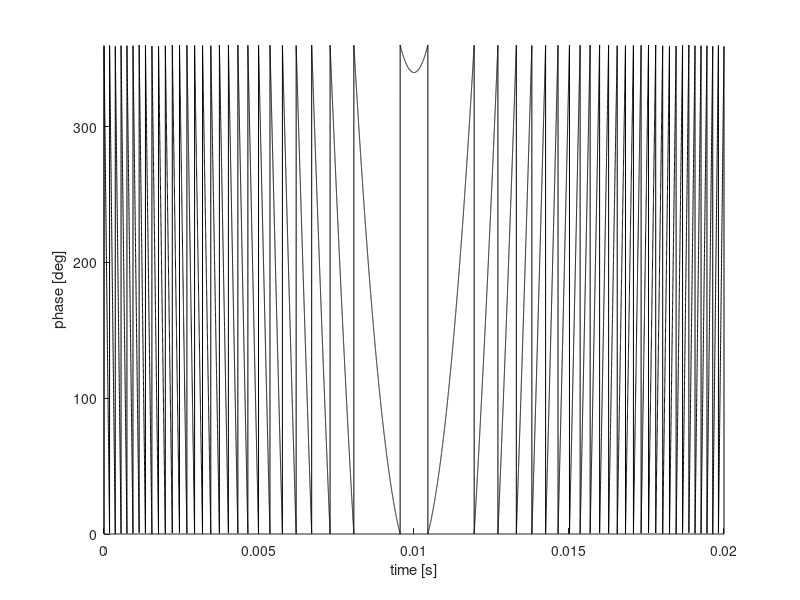
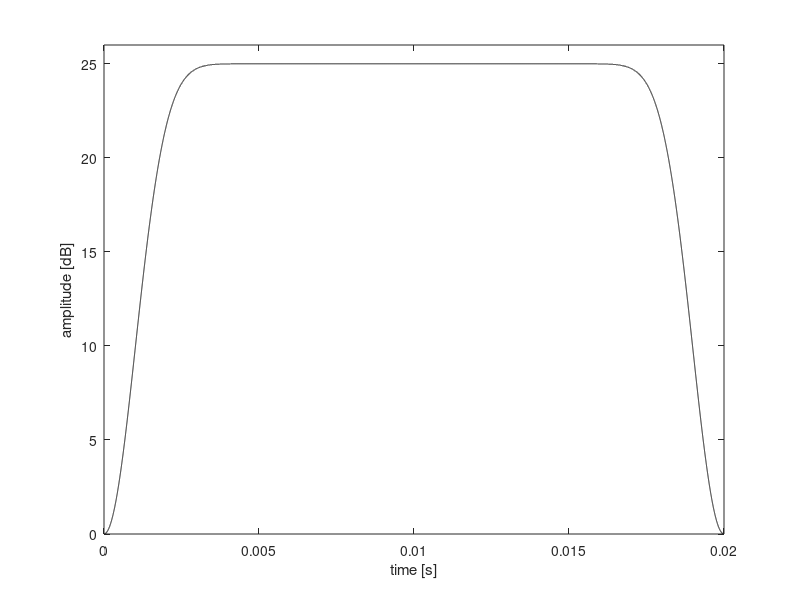

Reproduce these figures in MATLAB, in order.
% CHIRP phase table generator for Tecmag
% Adapted from Tecmag's CHIRP script

clear
clc
close all

%%%%%%% User-defined parameters %%%%%%%

% dt = 500e-9 ; %time per point in waveform (s) [Scout limit is 20ns]
N = 40000; %points to define the waveform
tau = 20e-3; %pulse length (s)
sliceheight = 0.04; %mm
G = 6.59; %T m-1, B0 field gradient
offset = 0; %mm, frequency offset (if applicable)
amplitude = 25; %dB, for Tecmag
% NOTE: positive offset moves to the left in the FT spectrum (negative
% position)

%%%%%%% END User-defined parameters %%%%%%%


% N = round(tau/dt); %number of points per pulse waveform
dt = (tau/N); %time per point in waveform (s) [Scout limit is 20 ns]
gamma = 42.576; %MHz T-1
SW = sliceheight*G*gamma*1000; %Hz
offsetHz = offset*1000*G*gamma; %Hz

phase = zeros(N,1);

ind = 1:N;
f = (ind-N/2)*(SW/N);
inc = 2*pi*f*dt;
o_inc = 2*pi*offsetHz*dt;

for i = 1:N-1
    phase(i+1) = phase(i)+inc(i)-o_inc;
end

phase = mod((phase*360/2/pi),360);
dlmwrite('CHIRP_Phase.dat',phase);



figure(1)
hold on
t = linspace(0,tau,N);
plot(t,phase,'-k')
xlabel('time [s]')
ylabel('phase [deg]')
ylim([0 360])

tamp = linspace(0,tau,N);
amp = amplitude*(1-(cos(pi*tamp/tau)).^40);
dlmwrite('CHIRP_Amp.dat',amp');

figure(2)
plot(tamp,amp,'-k')
xlabel('time [s]')
ylabel('amplitude [dB]')
ylim([0 amplitude+1])
